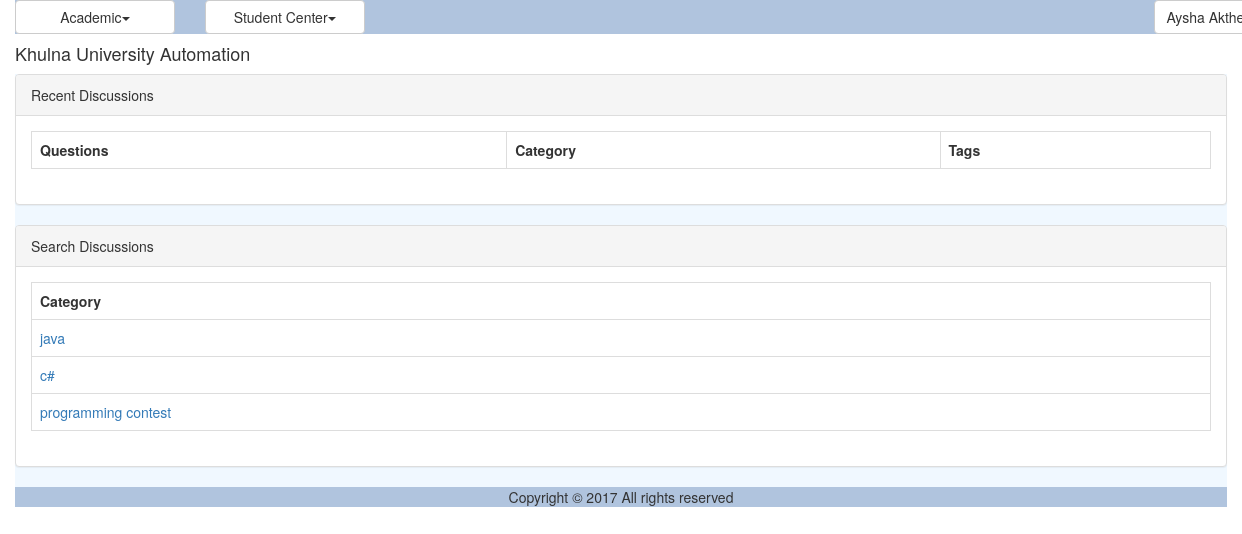
Page /discussion_recent.php (signed in) on the committed database.
### tables this page shows
CREATE TABLE `dms_discussion_category` (
  `ID` varchar(40) NOT NULL,
  `Name` varchar(40) NOT NULL
);

### util/class.util.inc (called while the page is built, shortened)
<?php
class ConfigUtil implements I_DBConfig, I_LogConfig, I_LanguageConfig{
	public static $s_instance;
	private $_host;
	private $_username;
	private $_password;
	private $_database;
	public static function getInstance() {
		if(!self::$s_instance) {
			self::$s_instance = new self();
		}
		return self::$s_instance;
	}
	private function readConfig(){
		$this->_ini_array = parse_ini_file(CONFIG.'system.ini');
		$this->_host =	$this->_ini_array['db_host'];
		$this->_username = $this->_ini_array['db_username'];
		$this->_password = $this->_ini_array['db_password'];
		$this->_database = $this->_ini_array['db_database'];
	}
	public function getDBHost(){
		return $this->_host;
	}
	public function getDBUserName(){
		return $this->_username;
	}
	public function getDBPassword(){
		return $this->_password;
	}
	public function getDBName(){
		return $this->_database;
	}
}
class DBUtil implements I_DBUtil {
	private static $s_instance;
	private $_host;
	private $_username;
	private $_password;
	private $_database;
	protected $_connection;
	protected $_result;
	public static function getInstance() {
		if(!self::$s_instance) {
			self::$s_instance = new self();
		}
		return self::$s_instance;
	}
	private function readDBConfig(){
		$_config = ConfigUtil::getInstance();
		$this->_host = $_config->getDBHost();
		$this->_username = $_config->getDBUserName();
		$this->_password = $_config->getDBPassword();
		$this->_database = $_config->getDBName();
	}
	private function setConnection(){
		$this->_connection = new mysqli($this->_host, $this->_username,
			$this->_password, $this->_database);
	}
	public function doQuery($sql) {
		$this->_result = $this->_connection->query($sql) or die(mysqli_error($this->_connection));
		return $this->_result;
	}
	public function getNumRows() {
		$this->_numRows = mysqli_num_rows($this->_result);
		return $this->_numRows;
	}
	public function getAllRows() {
		$rows = array();
		for($x = 0; $x < $this->getNumRows(); $x++) {
			$rows[] = mysqli_fetch_assoc($this->_result);
		}
		return $rows;
	}
}
class LogUtil{
	private static $s_instance;
	public static function getInstance(){
		if(!self::$s_instance) {
			self::$s_instance = new self();
		}
		return self::$s_instance;
	}
}
class LangUtil{
	private static $s_instance;
	public static function getInstance() {
		if(!self::$s_instance) {
			self::$s_instance = new self();
		}
		return self::$s_instance;
	}
}
?>

### modules/forum/ui/blade/view.mostRecent.blade.inc (called while the page is built, shortened)
<?php
include_once UTILITY.'class.util.inc';
include_once MODULES_FORUM.'bao/class.mostRecentbao.inc';
$_MostRecentBAO = new MostRecentBAO();
?>

### modules/forum/bao/class.mostRecentbao.inc (called while the page is built, shortened)
<?php
include_once UTILITY.'class.util.inc';
include_once MODULES_FORUM.'dao/class.mostRecentdao.inc';
Class MostRecentBAO{
	private $_MostRecentDAO;
	public function __construct(){
		$this->_MostRecentDAO = new MostRecentDAO();
	}
	public function getAllDiscussions(){
		$Result = $this->_MostRecentDAO->getAllDiscussions();
		return $Result;
	}
	public function getAllDiscussionCategorys(){
		$Result = $this->_MostRecentDAO->getAllDiscussionCategorys();
		return $Result;
	}
}
?>

### modules/forum/dao/class.mostRecentdao.inc (called while the page is built, shortened)
<?php
include_once COMMON.'class.common.inc';
include_once COMMON.'class.common.forum.inc';
include_once UTILITY.'class.util.inc';
Class MostRecentDAO{
	private $_DB;
	public function __construct(){
		$this->_DB = DBUtil::getInstance();
	}
	public function getAllDiscussions(){
		$DiscussionList = array();
		$this->_DB->doQuery("SELECT * FROM dms_discussion WHERE CreationDate >= curdate() - INTERVAL DAYOFWEEK(curdate())+6 DAY");
		$rows = $this->_DB->getAllRows();
		for($i = 0; $i < sizeof($rows); $i++) {
			$row = $rows[$i];
			$this->_Discussion = new Discussion();
		    $this->_Discussion->setID ( $row['ID']);
		    $this->_Discussion->setName( $row['Title'] );
		    $this->_Discussion->setCategory( $row['CategoryID'] );
		    $this->_Discussion->setDescription( $row['Description'] );
		    $this->_Discussion->setTag( $row['Tag'] );
		    $this->_Discussion->setCreationDate( $row['CreationDate'] );
		    $this->_Discussion->setCreator( $row['CreatorID'] );
		    $DiscussionList[]=$this->_Discussion;
		}
		$Result = new Result();
		$Result->setIsSuccess(1);
		$Result->setResultObject($DiscussionList);
		return $Result;
	}
	public function getAllDiscussionCategorys(){
		$DiscussionCategoryList = array();
		$this->_DB->doQuery("SELECT * FROM dms_discussion_category");
		$rows = $this->_DB->getAllRows();
		for($i = 0; $i < sizeof($rows); $i++) {
			$row = $rows[$i];
			$this->_DiscussionCategory = new DiscussionCategory();
		    $this->_DiscussionCategory->setID ( $row['ID']);
		    $this->_DiscussionCategory->setName( $row['Name'] );
		    $DiscussionCategoryList[]=$this->_DiscussionCategory;
		}
		$Result = new Result();
		$Result->setIsSuccess(1);
		$Result->setResultObject($DiscussionCategoryList);
		return $Result;
	}
}
?>

### common/class.common.inc (called while the page is built, shortened)
<?php
class Result{
    private $_IsSuccess=0;
    private $_ResultObject;
    public function setIsSuccess($IsSuccess){
        $this->_IsSuccess = $IsSuccess;
    }
    public function getIsSuccess(){
        return $this->_IsSuccess;
    }
    public function setResultObject($ResultObject){
        $this->_ResultObject = $ResultObject;
    }
    public function getResultObject(){
        return $this->_ResultObject;
    }
}
?>

### common/class.common.forum.inc (called while the page is built, shortened)
<?php
class DiscussionCategory{
    private $_ID;
    private $_name;
    public function setID ( $ID ) {
        $this->_ID = $ID;
    }
    public function getID () {
        return $this->_ID;
    }
    public function setName ($Name){
        $this->_name = $Name;
    }
    public function getName(){
        return $this->_name;
    }
}
?>

### modules/forum/ui/view.mostRecent.inc (the view, shortened to what this page needs)
<?php
include_once 'blade/view.mostRecent.blade.inc';
include_once COMMON.'class.common.inc';
?>
<div class="panel panel-default">
    <div class="panel-heading">Recent Discussions</div>
    <div class="panel-body">
	<table class="table table-bordered">
	<?php
	$Result = $_MostRecentBAO->getAllDiscussions();
	if($Result->getIsSuccess()){
	?>
		<tr>
			<th>Questions</th>
			<th>Category</th>
			<th>Tags</th>
		</tr>
	    <?php
	}
	else{
		echo $Result->getResultObject();
	}
	?>
	</table>
	</div>
</div>
<div class="panel panel-default">
    <div class="panel-heading">Search Discussions</div>
    <div class="panel-body">
		<table class="table table-bordered">
			<tr><th>Category</th></tr>
			<tr><?php
				$Result = $_MostRecentBAO->getAllDiscussionCategorys();
				if($Result->getIsSuccess())
				{
					$DiscussionCategorys = $Result->getResultObject();
			        for ($i=0; $i < sizeof($DiscussionCategorys); $i++)
					{
						$DiscussionCategory = $DiscussionCategorys[$i];?>
						<tr><td><a href="search_discussion.php?Category=<?php echo $DiscussionCategory->getID(); ?>" onclick="return; "> <?php echo $DiscussionCategory->getName() ?> </a></td></tr>
					<?php
					}
				}
				?>
			</tr>
		</table>
</div>
</div>

### resources/css/style.css (style rules this page uses)
table,td { border:solid #e9e9e9 1px; }

### rows in the picture
dms_discussion_category: Name "java"
dms_discussion_category: Name "c#"
dms_discussion_category: Name "programming contest"

### other values in the picture
$globalMenu[$i]->getTitle() "Academic Student Center"
$CurrentUser->getFullName() "Aysha…"
